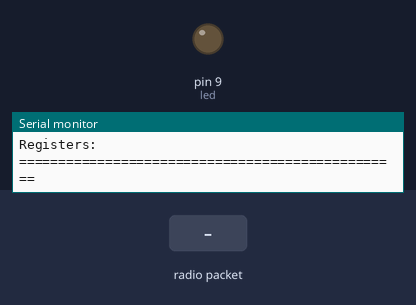
The sketch below on a simulated Arduino Uno, built for the host (arithmetic inside an expression is 32-bit, double 64-bit). Shown: output pins drawn as LEDs (lit = HIGH), the last lines printed to the serial monitor. The test bench sets the inputs (shaded band). No radio packets arrive unless stated.

Above: at 1.2 s.
1.3 s: radio packet "1" arrives
At 2.8 s:
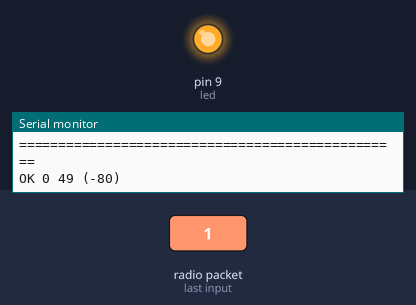
Timing chart, 0 to 4.3 s (numbered marks = the images above; inputs shaded):
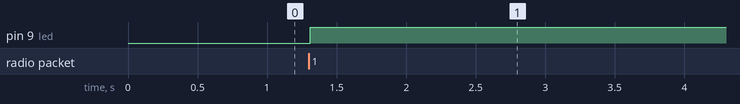

Measured:
- after the input at 1.3 s, pin 9 (led): LOW → HIGH at once

The sketch:

rf95_receiver_STI_20170625.ino
```cpp
// rf95_receiver_STI_20170625.pde

#include <SPI.h>
#include <RH_RF95.h>

#define FREQ_CENTRE 868   // Centre frequency in MHz

// Singleton instance of the radio driver
RH_RF95 rf95;

int led = 9;

struct typePayload {
    int temp;         // temperature (tenths)
    uint8_t count;  // counter
//    int test;
} payload;

union utypepayload{
    typePayload payload;
    uint8_t sendBuf[RH_RF95_MAX_MESSAGE_LEN];
}upayload;

static void showNibble (byte nibble) {
    char c = '0' + (nibble & 0x0F);
    if (c > '9')
        c += 7;
    Serial.print(c);
}

static void showByte (byte value) {
    //if (config.hex_output) {
    //    showNibble(value >> 4);
    //    showNibble(value);
    //} else
        Serial.print((word) value);
}

static void printOneChar (char c) {
    Serial.print(c);
}

static void showString (PGM_P s) {
    for (;;) {
        char c = pgm_read_byte(s++);
        if (c == 0)
            break;
        if (c == '\n')
            printOneChar('\r');
        printOneChar(c);
    }
}
void setup()
{
  pinMode(led, OUTPUT);
  Serial.begin(57600);
  while (!Serial) ; // Wait for serial port to be available
  if (!rf95.init())
    Serial.println("init failed");
  // Defaults after init are 434.0MHz, 13dBm, Bw = 125 kHz, Cr = 4/5, Sf = 128chips/symbol, CRC on
  // The default transmitter power is 13dBm, using PA_BOOST.
  // If you are using RFM95/96/97/98 modules which uses the PA_BOOST transmitter pin, then
  // you can set transmitter powers from 5 to 23 dBm:
//  driver.setTxPower(23, false);
  // If you are using Modtronix inAir4 or inAir9,or any other module which uses the
  // transmitter RFO pins and not the PA_BOOST pins
  // then you can configure the power transmitter power for -1 to 14 dBm and with useRFO true.
  // Failure to do that will result in extremely low transmit powers.
//  driver.setTxPower(14, true);
  rf95.setFrequency(FREQ_CENTRE); // Sets the transmitter and receiver centre frequency
  Serial.println("Registers: ");
  //Serial.println(rf95.mode(), HEX);
  rf95.printRegisters();
  Serial.println("=================================================");
}

void loop()
{
  // Wait to receive a message
  uint8_t buf[RH_RF95_MAX_MESSAGE_LEN];
  uint8_t len = sizeof(buf);
  uint8_t from;

  if (rf95.waitAvailableTimeout(3000))
  {
    // Should be a message for us now
    if (rf95.recv(upayload.sendBuf, &len))
    {
      from = rf95.headerFrom();
 /*   Serial.println(len);
      digitalWrite(led, LOW);
      Serial.print("OK ");
      Serial.print(from);
      Serial.print(" ");
      Serial.print(upayload.sendBuf[0]);
      Serial.print(" ");
      Serial.print(upayload.sendBuf[1]);
      Serial.print(" ");
      Serial.println(upayload.sendBuf[2]);  */

      // take it from RF12demo JeeLab
      showString(PSTR("OK"));
      printOneChar(' ');
      showByte(from);
      for (byte i = 0; i < len; ++i) {
         printOneChar(' ');
         showByte(upayload.sendBuf[i]);
      }
      // display RSSI value after packet data
      showString(PSTR(" ("));
      //Serial.print(-(RF69::rssi>>1));
      Serial.print(rf95.lastRssi());
      showString(PSTR(") "));
      Serial.println();

      /*
      Serial.print("got message: ");
      Serial.print(upayload.payload.temp, DEC);
      Serial.print("   ");
      Serial.println(upayload.payload.count, DEC);
      Serial.println(from, DEC);
      Serial.print("RSSI: ");
      Serial.println(rf95.lastRssi(), DEC);   */
      digitalWrite(led, HIGH);
    }
    else
    {
      Serial.println("recv failed");
    }
  }
}
```
